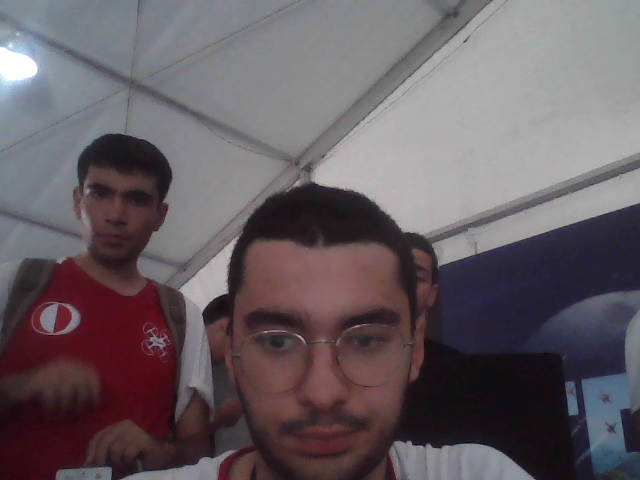
#> input picture frame.png, 640 x 480 px
$ python -i cv.py   (imports and definitions only)
#> lines starting #> are read from the running program, lines starting #| are printed output that depends on the picture; after the words box and inside, x2 and y2 are one past the last pixel; in counts of white or black regions, pixels touching at a corner belong together
#> further down, picture is the input picture: shape (480, 640, 3); mean B, G, R 98.2, 92.7, 102.4
import cv2
import numpy

class Vision():
    def __init__(self) -> None:
        with open("confi.txt","r") as file:
#> (reads src/swarm/scripts/confi.txt from the repository)
            line = file.readline()
            print(line.rstrip().split("%")[1].split(",")[0].split(";")[0].split(":"))
            self.startpointX1 = int(line.rstrip().split("%")[1].split(",")[0].split(";")[0].split(":")[1])
            self.startpointY1 = int(line.rstrip().split("%")[1].split(",")[0].split(";")[1].split(":")[1])
            self.startpointX2 = int(line.rstrip().split("%")[1].split(",")[1].split(";")[0].split(":")[1])
            self.startpointY2 = int(line.rstrip().split("%")[1].split(",")[1].split(";")[1].split(":")[1])
            self.areaelimination = int(file.readline().rstrip().split("%")[1])
    def main(self,img:numpy.ndarray):
        imaProcessed = numpy.copy(img[self.startpointY1:self.startpointY2,self.startpointX1:self.startpointX2])
        imgGray = cv2.cvtColor(imaProcessed,cv2.COLOR_BGR2GRAY)
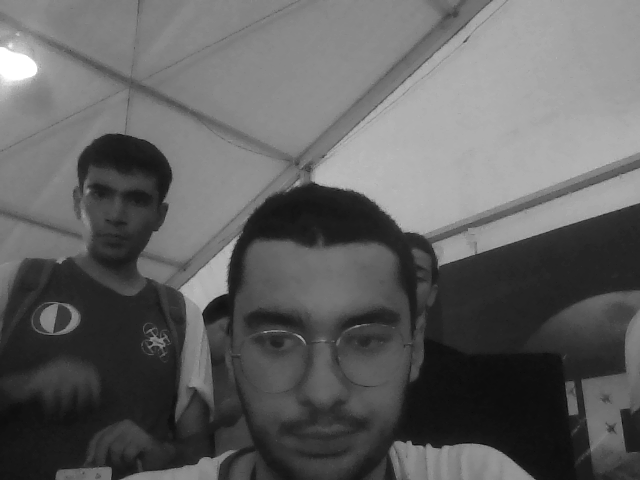
#> imgGray: shape (480, 640); min 7, max 255, mean 96.2
        imgGray = cv2.dilate(imgGray,(3,3),iterations=2)
        imgGray = cv2.erode(imgGray,(3,3),iterations=2)
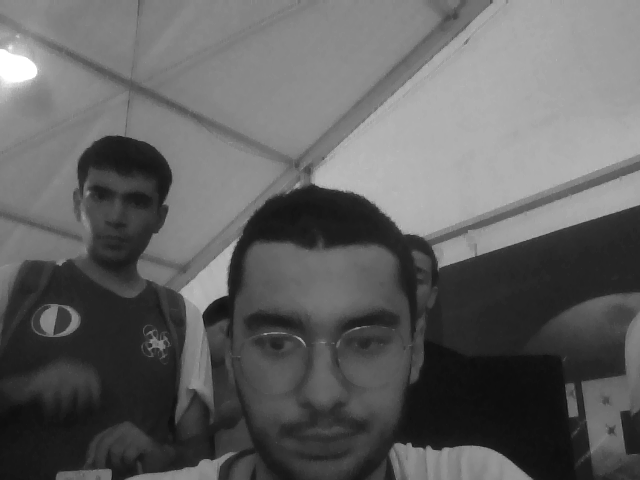
#> imgGray: shape (480, 640); min 13, max 255, mean 96.7
        ret, thresh = cv2.threshold(imgGray, 127, 255, 0)
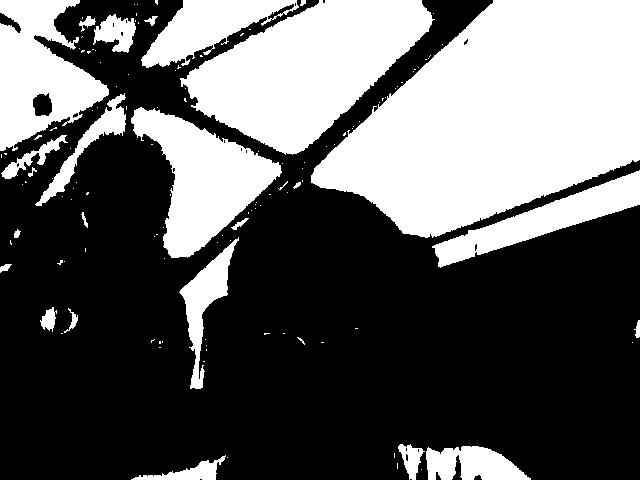
#> thresh: shape (480, 640); 37.5% white; 131 white regions (106 under 20 px)
        contours, hierarchy = cv2.findContours(thresh, cv2.RETR_TREE, cv2.CHAIN_APPROX_SIMPLE)
#> contours = 148 contours, 123 with area under 20; largest, box (x1, y1, x2, y2) and area: (311, 0, 640, 238) 50528, (180, 0, 435, 155) 21683, (131, 107, 282, 258) 10384, (0, 0, 109, 151) 9584, (432, 170, 640, 268) 5684
        cv2.imshow("aaaaaaaaaa",imgGray)
        cv2.waitKey(5000)
        for con in contours:
            area = cv2.contourArea(con)
            if area < self.areaelimination:
                continue
            if con[0][0][0] == 0 or con[0][0][0] == self.startpointY2  or con[0][0][1] == 0 or con[0][0][1] == self.startpointX2:
                continue
            leftCont = con
#> this loop made 148 passes
#> area on passes 4, 6, 7, 26, 27, 28, 29, 37, 41, 43, 45: 722, 2388.5, 465.5, 46.5, 68.5, 204, 45.5, 2480.5, 28.5, 50, 26.5
        corner = cv2.minAreaRect(leftCont)
#> corner = ((42, 104), (24, 20), -90)
        box = cv2.boxPoints(corner)
#> box = [[52, 116], [32, 116], [32, 92], [52, 92]]
        box = numpy.int0(box)

        return box

>>> import cv2
>>> picture = cv2.imread('../../../frame.png')
>>> result = Vision().main(picture)
#> result = [[52, 116], [32, 116], [32, 92], [52, 92]]
